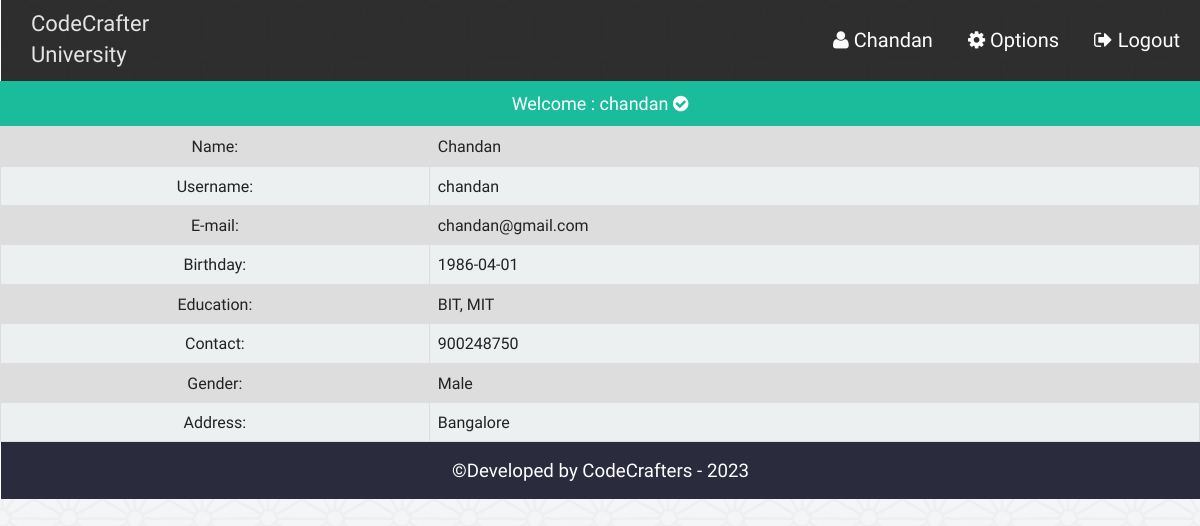
The app's page /admin/fct_single_profile.php (signed in) with its own data.
### tables this page shows
CREATE TABLE `faculty` (
  `id` int(11) NOT NULL,
  `username` varchar(15) NOT NULL,
  `password` varchar(50) NOT NULL,
  `name` varchar(30) NOT NULL,
  `email` varchar(100) NOT NULL,
  `birthday` date DEFAULT NULL,
  `gender` varchar(10) NOT NULL,
  `education` varchar(100) DEFAULT NULL,
  `contact` int(100) DEFAULT NULL,
  `address` varchar(255) DEFAULT NULL
);

### admin/php/functions.php (called while the page is built, shortened)
<?php
class login_registration_class{
	public function get_faculty_by_username($uname){
		global $conn;
		$sql = "select * from faculty where username='$uname'";
		$result = $conn->query($sql);
		return $result;
	}
};
?>

### admin/fct_single_profile.php (the view, shortened to what this page needs)
<?php
require "php/config.php";
require_once "php/functions.php";
$user = new login_registration_class();
$funame = $_SESSION['f_uname'];
?>
<?php
include "php/headertop.php";
?>
	<div class="faculty">
		<p style="font-size:18px;text-align:center;background:#1abc9c;color:#fff;padding:10px;margin:0">Welcome : <?php echo $funame; ?> <i class="fa fa-check-circle" aria-hidden="true"></i></p>
			<table class="tab_one">
			<?php
				$getuser = $user->get_faculty_by_username($funame);
				while($row = $getuser->fetch_assoc()){
			?>
			<tr>
				<td  style="text-align:center">Name: </td>
				<td><?php echo $row['name']; ?></td>
			</tr>
			<tr>
				<td  style="text-align:center">Username: </td>
				<td><?php echo $row['username']; ?></td>
			</tr>
			<tr>
				<td  style="text-align:center">E-mail: </td>
				<td><?php echo $row['email']; ?></td>
			</tr>
			<tr>
				<td  style="text-align:center">Birthday: </td>
				<td><?php echo $row['birthday']; ?></td>
			</tr>
			<tr>
				<td  style="text-align:center">Education: </td>
				<td><?php echo $row['education']; ?></td>
			</tr>
			<tr>
				<td  style="text-align:center">Contact: </td>
				<td><?php echo $row['contact']; ?></td>
			</tr>
			<tr>
				<td  style="text-align:center">Gender: </td>
				<td><?php echo $row['gender']; ?></td>
			</tr>
			<tr>
				<td  style="text-align:center">Address: </td>
				<td><?php echo $row['address']; ?></td>
			</tr>
			<?php if($row['username'] == $funame){ ?>
			<?php } } ?>
		</table>
	</div>
<?php
include "php/footerbottom.php";
?>

### admin/css/style.css (style rules this page uses)
html { color: #222; font-size: 1em; line-height: 1.4; }
body { font-family:roboto !important; background:url(../img/ptrn.png) repeat fixed; }
.st_reg th, td { padding: 8px; }
table.tab_one { width:100%; }
table.tab_one td { border:1px solid #ddd; padding:8px; }
table.tab_one tr:nth-child(odd) { background:#ddd; }
table.tab_one tr:nth-child(even) { background:#ecf0f1; }
table.att_tab tr,td,th { border:2px solid #ddd; border-collapse:collapse; padding:8px; }

### records on screen
faculty: name "Chandan", username "chandan", email "chandan@gmail.com", birthday "1986-04-01", education "BIT, MIT", contact "900248750", gender "Male", address "Bangalore"

### other values on screen
$fname "Chandan"
$funame "chandan"
